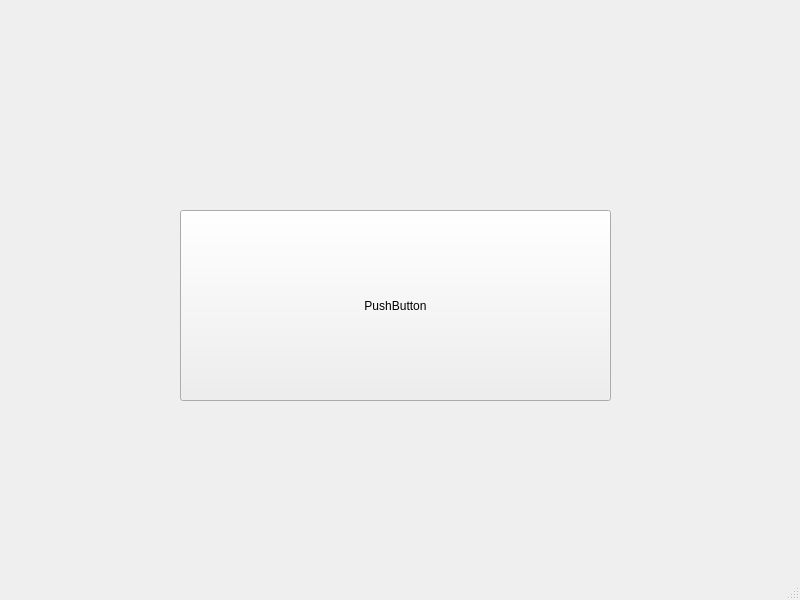
<?xml version="1.0" encoding="UTF-8"?>
<ui version="4.0">
 <class>MainWindow</class>
 <widget class="QMainWindow" name="MainWindow">
  <property name="geometry">
   <rect>
    <x>0</x>
    <y>0</y>
    <width>800</width>
    <height>600</height>
   </rect>
  </property>
  <property name="windowTitle">
   <string>MainWindow</string>
  </property>
  <widget class="QWidget" name="centralwidget">
   <widget class="QPushButton" name="pushButton">
    <property name="geometry">
     <rect>
      <x>180</x>
      <y>210</y>
      <width>431</width>
      <height>191</height>
     </rect>
    </property>
    <property name="text">
     <string>PushButton</string>
    </property>
   </widget>
  </widget>
  <widget class="QMenuBar" name="menubar">
   <property name="geometry">
    <rect>
     <x>0</x>
     <y>0</y>
     <width>800</width>
     <height>22</height>
    </rect>
   </property>
  </widget>
  <widget class="QStatusBar" name="statusbar"/>
 </widget>
 <resources/>
 <connections/>
</ui>
